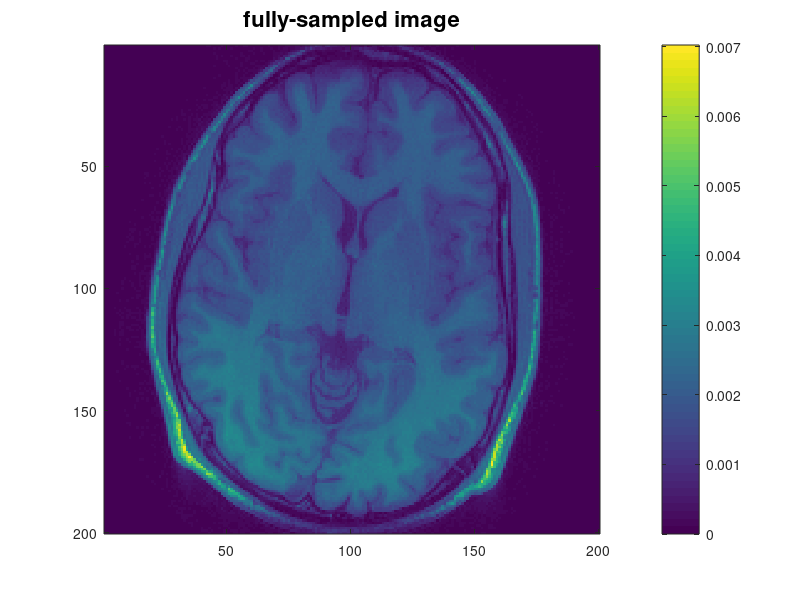
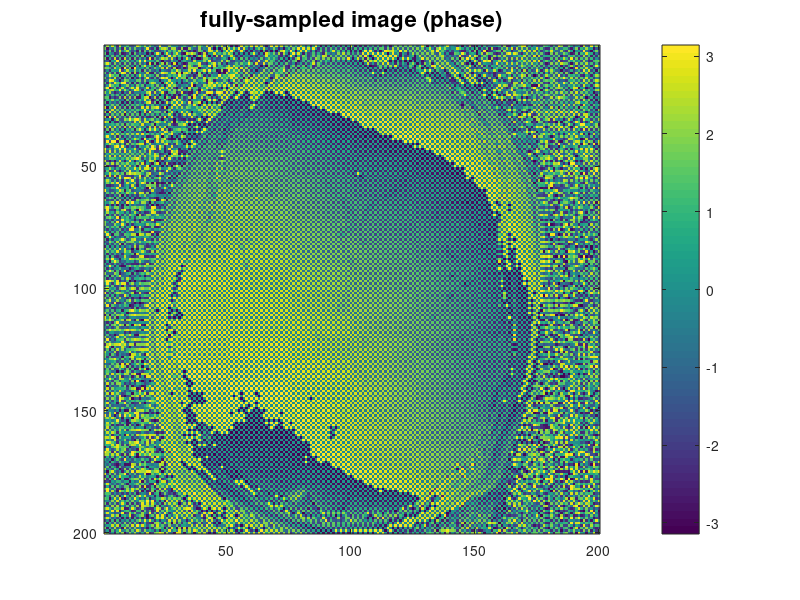
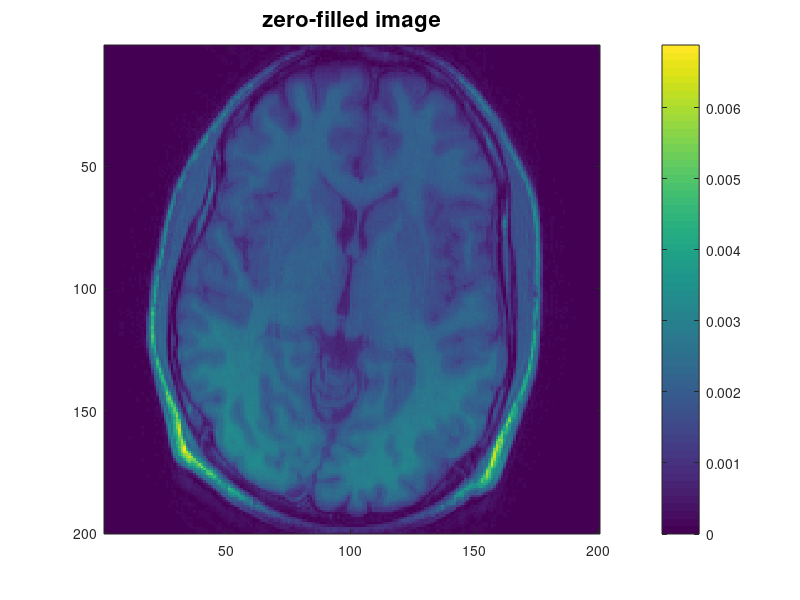
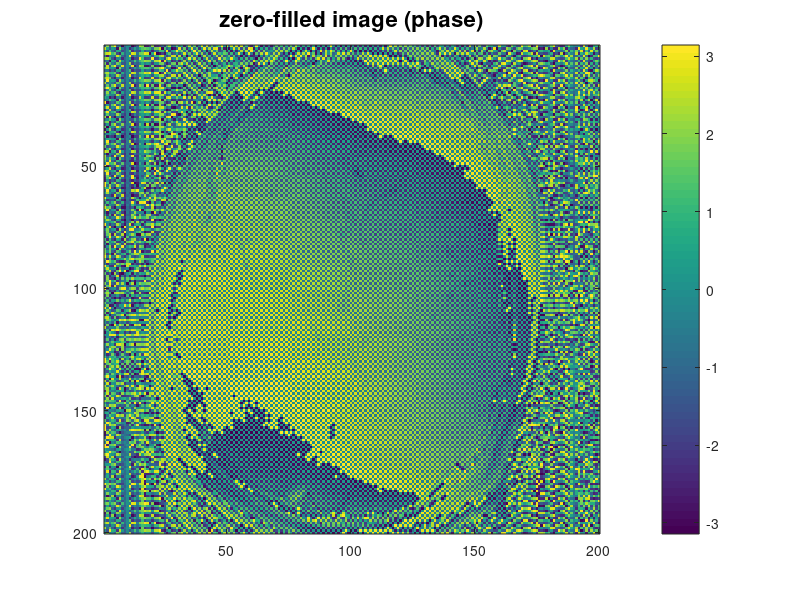

Source code (MATLAB) for these figures, in order:

clc
clear all
close all

% load data
data = load("Data_Assignment3_Problem1.mat");
data = data.kspaceData_SingleCoil;
N = size(data, 1);

% reconstruct the fully-sampled K-space data
image = ifftshift(ifft2(data));
figure(1)
imagesc(abs(image));
colorbar;
title("fully-sampled image", 'FontSize', 16)
figure(2)
imagesc(angle(image));
colorbar;
title("fully-sampled image (phase)", 'FontSize', 16)

% recostruct the zero-filled K-space data
partial_fourier_factor = 5/8;
zero_filled_data = zeros(N, N);
partial_N = N * partial_fourier_factor;
zero_filled_data(1:partial_N, :) = data(1:partial_N, :);

zero_filled_image = ifftshift(ifft2(zero_filled_data));
figure(3)
imagesc(abs(zero_filled_image));
colorbar;
title("zero-filled image", 'FontSize', 16)
figure(4)
imagesc(angle(zero_filled_image));
colorbar;
title("zero-filled image (phase)", 'FontSize', 16)

% the difference of fully-sampled and zero-filled
diff_image = abs(image) - abs(zero_filled_image);
diff_phase = angle(image) - angle(zero_filled_image);
figure(5)
imagesc(abs(diff_image));
colorbar;
title("difference", 'FontSize', 16)
figure(6)
imagesc(diff_phase)
colorbar;
title("difference (phase)", 'FontSize', 16)

% POCS
error = 1e-6;
Niter = 100;
pre = 0;

hanning_2D = hanning(N)*hanning(N)';
hanning_data = hanning_2D .* data;
hanning_data(1:3/8*N, :) = 0;
hanning_data(5/8*N:end, :) = 0;
initial_phase = angle(ifftshift(ifft2(hanning_data)));

POCS_data = zeros(N, N);
POCS_data(1:partial_N, :) = data(1:partial_N, :);
POCS_image = ifftshift(ifft2(POCS_data));

initial_image = abs(POCS_image) .* exp(1j * initial_phase);
temp_POCS_image = initial_image;

for i = 1:Niter
    temp_POCS_KSpace = fftshift(fft2(temp_POCS_image));
    temp_POCS_KSpace(1:partial_N, :) = data(1:partial_N, :);
    
    post = norm(temp_POCS_KSpace - data);
    disp(abs(pre-post))
    if abs(pre-post) < error
        break;
    end
    pre = norm(temp_POCS_KSpace - data);
    temp_POCS_image = abs(ifftshift(ifft2(temp_POCS_KSpace)));
end

post_POCS_image = ifftshift(ifft2(temp_POCS_KSpace));
figure(7)
imagesc(abs(post_POCS_image));
colorbar;


















